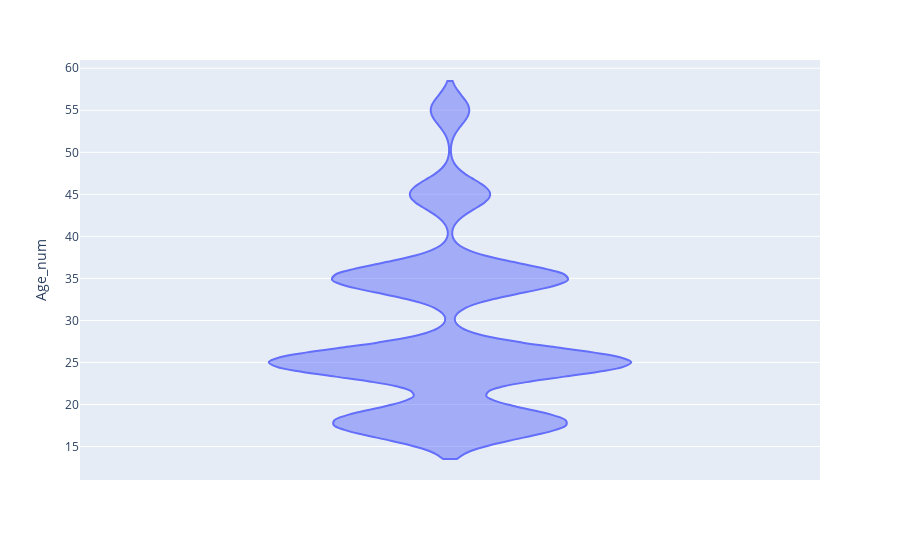

The cell this chart's notebook holds for it:
### Markdown cell above
7. Plot the age distribution of German developers.

### Code cell
import pandas as pd
import plotly.express as px

df1 = pd.read_csv('survey_results_public.csv')  
#print(df1["Age"])
def extract_num(age_str):
    try:
        new_age = age_str.split('-')[0]  #only first numeric value of age string
        return int(new_age)
    except:
        return 17   #for people under 18

df1['Age_num'] = df1['Age'].apply(extract_num)

df1_ger = df1[df1['Country'] == 'Germany']

fig = px.violin(df1_ger, y='Age_num',)

fig.show()

### Figure 1 — Plotly figure (JSON) as saved in the notebook; plotly's stock layout.template omitted (floating-point values rounded to 4 significant figures; data arrays with more than 128 entries replaced by an {"elided": "..."} marker saying what was removed)
{"data": [{"alignmentgroup": "True", "box": {"visible": false}, "hovertemplate": "Age_num=%{y}<extra></extra>", "legendgroup": "", "marker": {"color": "#636efa"}, "name": "", "offsetgroup": "", "orientation": "v", "scalegroup": "True", "showlegend": false, "type": "violin", "x0": " ", "xaxis": "x", "y": {"elided": "7328 int values"}, "y0": " ", "yaxis": "y"}], "layout": {"legend": {"tracegroupgap": 0}, "margin": {"t": 60}, "violinmode": "group", "xaxis": {"anchor": "y", "domain": [0, 1]}, "yaxis": {"anchor": "x", "domain": [0, 1], "title": {"text": "Age_num"}}}}
